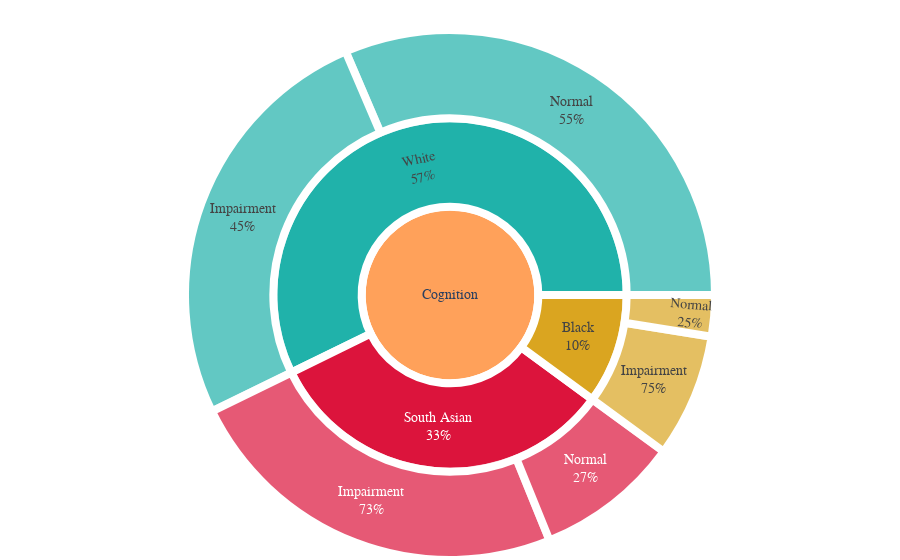

The cell this chart's notebook holds for it:
### Code cell
import plotly.express as px

W_PDCI_total = W_PDMCI_total + W_PDD_total
SA_PDCI_total = SA_PDMCI_total + SA_PDD_total
B_PDCI_total = B_PDMCI_total + B_PDD_total


# Sample data (you can replace this with your own hierarchical data)
data = {
    'categories': ['Cognition', 'Cognition', 'Cognition','Cognition','Cognition','Cognition'],
    'sub_categories': ['White', 'White', 'South Asian', 'South Asian','Black', 'Black'],
    'sub_sub_categories': ['Normal', 'Impairment', 'Normal', 'Impairment', 
                           'Normal', 'Impairment',],
    'values': [W_PDnoCI_total, W_PDCI_total, SA_PDnoCI_total, SA_PDCI_total, 
               B_PDnoCI_total, B_PDCI_total]
}

# Define a consistent color mapping for sub_sub_category
color_map = {
    'Cognition': 'red',
    'White': 'lightseagreen',
    'South Asian': 'crimson',
    'Black': 'goldenrod'
}

# Create the sunburst plot
fig = px.sunburst(
    data,
    path=['categories', 'sub_categories', 'sub_sub_categories'],  # Hierarchy levels
    values='values',  # Value for each leaf node
    color = 'sub_categories',
    color_discrete_map=color_map,  # Red-yellow-blue color scale
    title=''
)


# Enhance the appearance
fig.update_traces(
    hoverinfo="label+percent entry+value",
    textinfo='label+percent parent',
    marker=dict(line=dict(width=8, color='white'))
)

# Update layout for visual appeal
fig.update_layout(
    margin=dict(t=30, l=0, r=0, b=0),
    uniformtext=dict(minsize=10, mode='show'),
    coloraxis_showscale=False,  # Hide the color scale bar
    title_x=0.5,
    font=dict(family="Arial", size=14)
)

plt.savefig('Figure 3.png', bbox_inches='tight', pad_inches=0.5)

# Show the plot
fig.show()

### Figure 1 — Plotly figure (JSON) as saved in the notebook; plotly's stock layout.template omitted (floating-point values rounded to 4 significant figures)
{"data": [{"branchvalues": "total", "customdata": [["South Asian"], ["White"], ["White"], ["Black"], ["Black"], ["South Asian"], ["Black"], ["South Asian"], ["White"], ["(?)"]], "domain": {"x": [0, 1], "y": [0, 1]}, "hoverinfo": "label+percent entry+value", "hovertemplate": "labels=%{label}<br>value=%{value}<br>parent=%{parent}<br>id=%{id}<br>sub_categories=%{customdata[0]}<extra></extra>", "ids": ["Cognition/South Asian/Normal", "Cognition/White/Normal", "Cognition/White/Impairment", "Cognition/Black/Normal", "Cognition/Black/Impairment", "Cognition/South Asian/Impairment", "Cognition/Black", "Cognition/South Asian", "Cognition/White", "Cognition"], "labels": ["Normal", "Normal", "Impairment", "Normal", "Impairment", "Impairment", "Black", "South Asian", "White", "Cognition"], "marker": {"colors": ["crimson", "lightseagreen", "lightseagreen", "goldenrod", "goldenrod", "crimson", "goldenrod", "crimson", "lightseagreen", "#FFA15A"], "line": {"color": "white", "width": 8}}, "name": "", "parents": ["Cognition/South Asian", "Cognition/White", "Cognition/White", "Cognition/Black", "Cognition/Black", "Cognition/South Asian", "Cognition", "Cognition", "Cognition", ""], "textinfo": "label+percent parent", "type": "sunburst", "values": [14, 50, 41, 4, 12, 38, 16, 52, 91, 159]}], "layout": {"coloraxis": {"showscale": false}, "font": {"family": "Arial", "size": 14}, "legend": {"tracegroupgap": 0}, "margin": {"b": 0, "l": 0, "r": 0, "t": 30}, "title": {"x": 0.5}, "uniformtext": {"minsize": 10, "mode": "show"}}}
